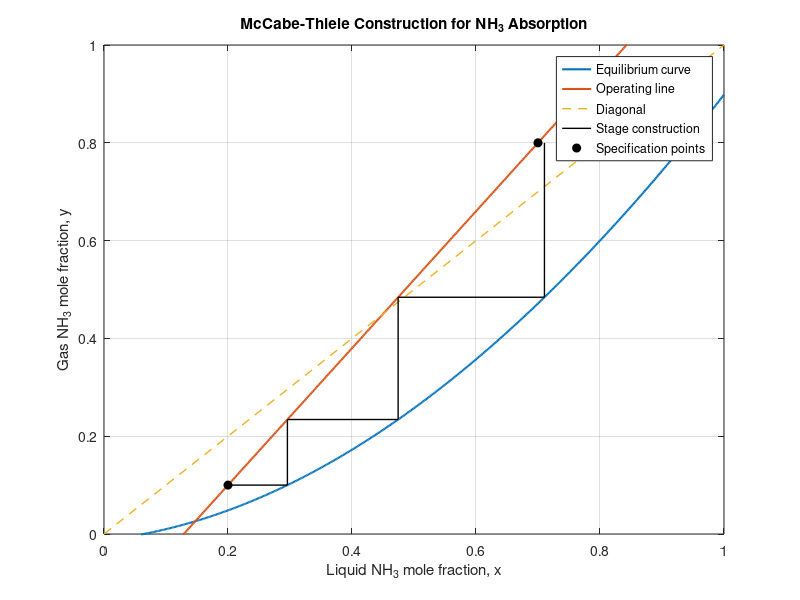

MATLAB code to generate this figure:
%%%%%%%%%%%%%%%%%%%%%%%%%%%%%%%%%%%%%%%%%%%%%%%%%%%%%%%%%%%%%%%%%%%%%%%%%%%
% Process Simulation Laboratory-I
%
% Aim: To estimate the number of theoretical stages and the tower height
%      for NH3 absorption in a counter-current gas absorption column using
%      cubic VLE data and the HTU-NTU method.
%
% Author: Mridun Gupta, (IMT.CE, 2024)
%
% Roll Number: J24IMT624
%%%%%%%%%%%%%%%%%%%%%%%%%%%%%%%%%%%%%%%%%%%%%%%%%%%%%%%%%%%%%%%%%%%%%%%%%%%

clc;
clear;
close all;

format short g;
format compact;

%% ----------------------- GIVEN DATA --------------------------------------

% Gas compositions
% ya -> Gas outlet NH3 mole fraction
% yb -> Gas inlet NH3 mole fraction
yb = 0.80;
ya = 0.10;

% Liquid compositions
% xb -> Liquid outlet NH3 mole fraction
% xa -> Liquid inlet NH3 mole fraction
xb = 0.70;
xa = 0.20;

% Operating conditions
F = 100;                    % Gas feed flow rate, kg/h
T = 300;                    % Operating temperature, K
P = 1;                      % Operating pressure, bar
D = 1;                      % Column diameter, m

% Volumetric gas-phase mass-transfer coefficient
Kya = 20;                   % kmol/(m^3 h), as supplied in assignment

% Molecular weights
MW_NH3 = 17.03;             % kg/kmol
MW_CO2 = 44.01;             % kg/kmol

% VLE data for NH3-CO2 system
x_data = [ ...
    0.10 0.20 0.30 0.40 0.50 0.60 0.70 0.80 0.90 1.00];

y_data = [ ...
    0.01 0.05 0.10 0.17 0.26 0.36 0.47 0.60 0.74 0.90];

%% ----------------------- VALIDATION OF INPUTS ----------------------------

if any([xb xa yb ya] < 0) || any([xb xa yb ya] > 1)
    error('All mole fractions must lie between 0 and 1.');
end

if xb <= xa
    error('For the supplied absorber specification, xb must be greater than xa.');
end

if yb <= ya
    error('For the supplied absorber specification, yb must be greater than ya.');
end

if D <= 0 || F <= 0 || Kya <= 0
    error('F, D and Kya must be positive.');
end

%% ----------------------- VLE CURVE FIT ----------------------------------

% Cubic equilibrium relation:
% y_eq = Aeq*x^3 + Beq*x^2 + Ceq*x + Deq
VLE = polyfit(x_data, y_data, 3);

Aeq = VLE(1);
Beq = VLE(2);
Ceq = VLE(3);
Deq = VLE(4);

%% ----------------------- COLUMN AREA ------------------------------------

% Column cross-sectional area
Area = pi*(D/2)^2;

%% ----------------------- MOLECULAR WEIGHTS ------------------------------

% Average molecular weights of gas at inlet and outlet
MW_in  = yb*MW_NH3 + (1-yb)*MW_CO2;
MW_out = ya*MW_NH3 + (1-ya)*MW_CO2;
MW_avg = (MW_in + MW_out)/2;

% Gas molar flow rate
% kg/h divided by kg/kmol gives kmol/h
G = F/MW_avg;

%% ----------------------- OPERATING LINE ---------------------------------

% Operating line:
% y = m*x + c
m = (yb - ya)/(xb - xa);
c = ya - m*xa;

%% ----------------------- MCBABE-THIELE STAGE CALCULATION ---------------

% Start from the gas outlet / liquid inlet point (xa, ya).
% Move horizontally to the equilibrium curve and then vertically to the
% operating line until the gas inlet composition yb is reached.
y_current = ya;
x_current = xa;

N_complete = 0;
N_theoretical = NaN;

% Staircase coordinates for plotting
x_stage = xa;
y_stage = ya;

maxStages = 1000;

while N_complete < maxStages

    % Solve y_current = y_eq(x) for the equilibrium liquid composition.
    polynomial = [Aeq Beq Ceq (Deq - y_current)];
    roots_eq = roots(polynomial);

    real_roots = real(roots_eq(abs(imag(roots_eq)) < 1e-8));
    valid_roots = real_roots(real_roots >= 0 & real_roots <= 1);

    if isempty(valid_roots)
        error('No physical equilibrium root was found during stage calculation.');
    end

    % Select the root closest to the current liquid composition.
    [~, index] = min(abs(valid_roots - x_current));
    x_eq = valid_roots(index);

    % Move vertically to the operating line.
    y_next = m*x_eq + c;

    % Final fractional stage
    if y_next >= yb
        fraction = (yb - y_current)/(y_next - y_current);
        N_theoretical = N_complete + fraction;

        x_stage(end+1) = x_eq; %#ok<SAGROW>
        y_stage(end+1) = y_current; %#ok<SAGROW>
        x_stage(end+1) = x_eq; %#ok<SAGROW>
        y_stage(end+1) = yb; %#ok<SAGROW>
        break;
    end

    % Complete theoretical stage
    N_complete = N_complete + 1;

    x_stage(end+1) = x_eq; %#ok<SAGROW>
    y_stage(end+1) = y_current; %#ok<SAGROW>
    x_stage(end+1) = x_eq; %#ok<SAGROW>
    y_stage(end+1) = y_next; %#ok<SAGROW>

    x_current = x_eq;
    y_current = y_next;
end

if isnan(N_theoretical)
    error('Maximum stage count reached without reaching the specified gas inlet composition.');
end

%% ----------------------- HTU CALCULATION --------------------------------

% Gas-phase HTU:
% HTU = G/(Kya*Area)
HTU = G/(Kya*Area);

%% ----------------------- NTU CALCULATION --------------------------------

% Integrate using gas-phase driving force:
% Driving force = y - y_eq

y = linspace(ya, yb, 2000);
x = (y - c)/m;

% Keep the integration domain within the VLE data range.
if any(x < min(x_data)-1e-10) || any(x > max(x_data)+1e-10)
    error('Operating line leaves the VLE composition range during NTU calculation.');
end

y_eq = Aeq*x.^3 + Beq*x.^2 + Ceq*x + Deq;
driving_force = y - y_eq;

if any(driving_force <= 0)
    error('Non-positive gas-phase driving force encountered during NTU integration.');
end

NTU = trapz(y, 1./driving_force);

%% ----------------------- TOWER HEIGHT -----------------------------------

% Tower height
Z = HTU*NTU;

%% --------------------------- RESULTS -------------------------------------

disp('==============================================================')
disp('              NH3 ABSORPTION: HTU-NTU RESULTS')
disp('==============================================================')

fprintf('\nOperating temperature     = %.2f K\n', T);
fprintf('Operating pressure        = %.2f bar\n', P);
fprintf('Column diameter           = %.2f m\n', D);
fprintf('Column area               = %.6f m^2\n', Area);

fprintf('\nVLE cubic coefficients:\n');
fprintf('Aeq = %.9f\n', Aeq);
fprintf('Beq = %.9f\n', Beq);
fprintf('Ceq = %.9f\n', Ceq);
fprintf('Deq = %.9f\n', Deq);

fprintf('\nGas molecular weights:\n');
fprintf('MW_in  = %.6f kg/kmol\n', MW_in);
fprintf('MW_out = %.6f kg/kmol\n', MW_out);
fprintf('MW_avg = %.6f kg/kmol\n', MW_avg);
fprintf('G      = %.6f kmol/h\n', G);

fprintf('\nOperating line:\n');
fprintf('y = %.6f x + %.6f\n', m, c);

fprintf('\nMass-transfer results:\n');
fprintf('HTU = %.6f m\n', HTU);
fprintf('NTU = %.6f\n', NTU);
fprintf('Tower height, Z = %.6f m\n', Z);
fprintf('Theoretical stages = %.6f\n', N_theoretical);

disp('==============================================================')

%% --------------------------- MCBABE-THIELE PLOT --------------------------

x_plot = linspace(0, 1, 500);
y_eq_plot = Aeq*x_plot.^3 + Beq*x_plot.^2 + Ceq*x_plot + Deq;
y_op_plot = m*x_plot + c;

figure('Name','Assignment 7 - NH3 Absorption','NumberTitle','off');
plot(x_plot, y_eq_plot, 'LineWidth', 1.5);
hold on;
plot(x_plot, y_op_plot, 'LineWidth', 1.5);
plot([0 1], [0 1], '--', 'LineWidth', 1.0);
plot(x_stage, y_stage, '-k', 'LineWidth', 1.0);
plot([xa xb], [ya yb], 'ko', 'MarkerFaceColor', 'k');
hold off;

grid on;
xlim([0 1]);
ylim([0 1]);
xlabel('Liquid NH_3 mole fraction, x');
ylabel('Gas NH_3 mole fraction, y');
title('McCabe-Thiele Construction for NH_3 Absorption');
legend('Equilibrium curve','Operating line','Diagonal','Stage construction', ...
       'Specification points','Location','best');
